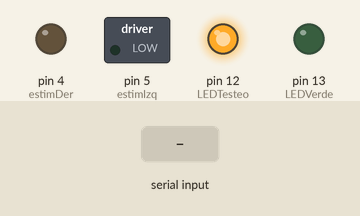
Recording of a sketch running on a simulated Arduino Uno, built with avr-gcc and run on an emulated ATmega328P. On the bench: switched loads named in the sketch (green lamp = pin HIGH), output pins drawn as LEDs (lit = HIGH). The inputs (shaded band) are chosen by the test bench. What the sketch prints to the serial monitor is not drawn.

Above: at 1.2 s.
1.3 s: "1\n" received over Serial
At 2.0 s:
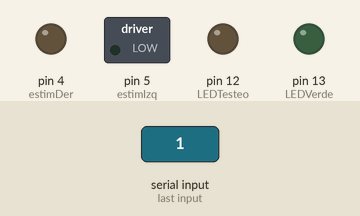
2.8 s: "30,150\n" received over Serial
At 3.3 s:
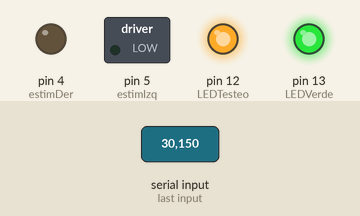
Timing chart, 0 to 5.8 s (numbered marks = the images above; inputs shaded):
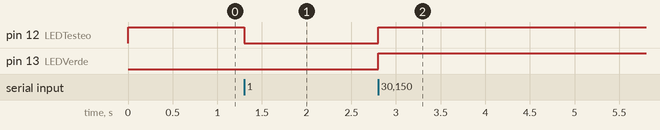

The sketch:

ArduinoM1Firmware.ino
```cpp
/******************************************************************
            VERSIÓN FMR-001 Rev A
******************************************************************/
#include "SoftwareSerial.h"
#include "definiciones.h"
#include "inicializaciones.h"
#include "funciones.h"

/******************************************************************
  Declaración de variables para comunicación
/******************************************************************/

char inBuffDataFromPC = 3;
byte incDataFromPC[3]; //variable para almacenar datos provenientes de la PC
/*
- incDataFromPC[0]: Estado de sesión (RUNNING = 1, STOP = 0)
- incDataFromPC[1]: Estado trial (ON = 1, OFF = 0)
- incDataFromPC[2]: Comando (0=adelante, 1=atras...)
*/
char bufferIndex = 0;
bool sendDataFlag = 0;
bool newMessage = false;

byte robotStatus[3]; //variable para enviar datos a la PC
char robotStatusBuff = 3;

byte outputDataToRobot[4]; //variable para enviar datos al robot
char buffOutDataRobotSize = 4;
char buffOutDataRobotIndex = 0;

byte incDataFromRobot[4]; //variable para recibir datos del robot
char incDataFromRobotSize = 4;
char incDataFromRobotIndex = 0;

/******************************************************************
  Variables para el control de flujo de programa
******************************************************************/
char sessionState = 0; //Sesión sin iniciar
char LEDVerde =13;
char LEDTesteo = 12; //led de testeo

/******************************************************************
  Declaración de variables para control de estímulos
******************************************************************/

int frecTimer = 5000; //en Hz. Frecuencia de interrupción del timer.

//estímulo izquierdo
char estimIzq = 5;
bool estimIzqON = 0;//Esado que define si el LED se apgará o prenderá.
int frecEstimIzq = 11;
int acumEstimIzq = 0;
const int estimIzqMaxValue = (1/float(frecEstimIzq))*frecTimer;

//estímulo derecho
char estimDer = 4;
bool estimDerON = 0;//Esado que define si el LED se apgará o prenderá.
int frecEstimDer = 11;
int acumEstimDer = 0;
const int estimDerMaxValue = (1/float(frecEstimDer))*frecTimer;

/*Implementar lo siguiente
//estímulo adelante
//estímulo atrás
*/

char stimuli = ON; //variable golbal para control de estímulos
int acumuladorStimuliON = 0;
int trialNumber = 1;

/******************************************************************
  Variables control de movimiento
******************************************************************/

char movimiento = 0; //Robot en STOP
char backMensaje = 0;
/******************************************************************
  Bluetooth
******************************************************************/
SoftwareSerial BT(11,10); //(RX||TX)

//FUNCION SETUP
void setup()
{
  noInterrupts();//Deshabilito todas las interrupciones
  pinMode(estimIzq,OUTPUT);
  pinMode(estimDer,OUTPUT);
  pinMode(LEDVerde,OUTPUT);
  pinMode(LEDTesteo,OUTPUT);
  iniTimer0(frecTimer); //inicio timer 0
  Serial.begin(19200); //iniciamos comunicación serie
  BT.begin(9600);//iniciamos comunicación Bluetooth
  delay(1000);
  interrupts();//Habilito las interrupciones
}

void loop(){}

void serialEvent()
{
if (Serial.available() > 0)
  {
    char val = (Serial.read()) - '0';
    checkSerialMessage(val); //chequeamos mensaje entrante
    for(int index = 0; index < robotStatusBuff; index++) //enviamos estado
      {
        Serial.write(robotStatus[index]);
      }
      Serial.write("\n");
  }
};

ISR(TIMER0_COMPA_vect)//Rutina interrupción Timer0.
{
  if(sessionState == SESSION_RUNNING) stimuliControl(); //Si la sesión comenzó, empezamos a generar los estímulos
  else
  {
    //apago estímulos
    digitalWrite(estimIzq,0);
    digitalWrite(estimDer,0);
    digitalWrite(LEDTesteo,1);
  }
//
//  if(BT.available()) //Si tenemos un mensaje por bluetooth lo leemos
//  {
//    backMensaje = BT.read();
//    checkBTMessage(backMensaje);
//  }
};

void stimuliControl()
{
  acumuladorStimuliON++;
  switch(stimuli)
  {
    case ON:
    //control estímulo izquierda
      if (++acumEstimIzq >= estimIzqMaxValue)
      {
        estimIzqON = !estimIzqON;
        if ((backMensaje&0b00100000) == 0b00100000) digitalWrite(estimIzq,0);
        acumEstimIzq = 0;
      }

    //control estímulo derecho
      if (++acumEstimDer >= estimDerMaxValue)
      {
        estimDerON = !estimDerON;
        digitalWrite(estimDer,estimDerON);
        acumEstimDer = 0;
      }
      break;

    case OFF:
      {
        //Apagamos estímulos y reiniciamos contadores
        digitalWrite(estimIzq,0);
        acumEstimIzq = 0;
        digitalWrite(estimDer,0);
        acumEstimDer = 0;
        trialNumber++; //Sumamos un nuevo trial
        acumuladorStimuliON = 0; //reiniciamos acumulador para temporizar cada trial
        acumEstimIzq = 0;
        acumEstimDer = 0;
      }
      break;
  }
}

void checkSerialMessage(char val)
{
  incDataFromPC[bufferIndex] = val;
  switch(bufferIndex)
  {
    case 0:
      if (incDataFromPC[bufferIndex] == 1) sessionState = SESSION_RUNNING;
      else sessionState = SESSION_STOP;
      digitalWrite(LEDTesteo,0);
      //else sessionState = STOP;
      break;
    case 1:
      if (incDataFromPC[bufferIndex] == 1) stimuli = ON;
      else stimuli = OFF;
      //else sessionState = STOP;
      break;

    case 2: //indica hacia donde se debe mover el vehículo
      byte comando = incDataFromPC[bufferIndex];
      if(comando == 3) digitalWrite(LEDVerde,1);
       //Es mejor hacer sendCommand(incDataFromPC[bufferIndex])
      break;
  }
  bufferIndex++;
  if (bufferIndex >= inBuffDataFromPC) //hemos recibido todos los bytes desde la PC
  {
    sendMensajeBT();
    bufferIndex = 0;
  }
};

//void checkBTMessage(char val)
//{
//}


/*
Función: sendMensajeBT()
- Se usa para enviar un comando al vehículo robótico a través de Bluetooth
*/
void sendMensajeBT()
{
    /*
    i) mensaje = (0b00000001)|(0b00000000<<1)|(0b00000100<<2)
    ii) mensaje = (0b00000001)|(0b00000000)|(0b00100000)
    iii) mensaje = 0b00100001
    */

    byte mensaje = (incDataFromPC[0])|(incDataFromPC[1]<<1)|(incDataFromPC[2]<<2);//Armamos el byte
    BT.write(mensaje); //enviamos byte por bluetooth

}
```

definiciones.h
```cpp
//Definiciones


#define  ON         1
#define  OFF        0

#define  SESSION_RUNNING    1
#define  SESSION_STOP       0

#define   OBSTACULO_DETECTADO  '1' //79
#define   SIN_OBSTACULO  '0' //83

#define   FORWARD_INDEX   0
#define   LEFT_INDEX      1
#define   RIGHT_INDEX     2
#define   BEHIND_INDEX        3

#define   STOP            0
#define   ADELANTE        1
#define   DERECHA         2
#define   ATRAS           3
#define   IZQUIERDA       4
```

funciones.h
```cpp
void sendData(unsigned char dato);
void sendString(unsigned char &string, char bufferSize);
void checkMessage(unsigned char *data, char DataLen);

void sendData( unsigned char data)
  {
    /* Wait for empty transmit buffer */
    UCSR0B |= (1<<TXEN0)|(1<<UDRIE0);

    while ((UCSR0A & (1 << UDRE0)) == 0) {};
    /* Put data into buffer, sends the data */
    UDR0 = data;
  }

void sendString(unsigned char *stringData, char bufferSize)
  {
    char bufferIndex = 0;

    while (bufferIndex < bufferSize)
    {
      /* Wait for empty transmit buffer */
      sendData(*stringData);
      stringData++;
      //sendData(stringData[bufferIndex]);
      bufferIndex++;
    }
  }

void checkMessage(unsigned char *data, char DataLen)
{
  char index = 0;
  while (index < DataLen)
  {

  }
}
```

inicializaciones.h
```cpp
/*
* usart.c
*
* Created : 15-08-2020 09:34:44 PM
* Author  : Arnab Kumar Das
* Website : www.ArnabKumarDas.com
*/

#define F_CPU 16000000UL // Defining the CPU Frequency

#define FREC_INTERRUPT  5000 //en Hz
#define PRE_SCALER      64UL

#include <avr/io.h>      // Contains all the I/O Register Macros
#include <util/delay.h>  // Generates a Blocking Delay
#include <avr/interrupt.h> // Contains all interrupt vectors

#define USART_BAUDRATE 19200 // Desired Baud Rate
#define BAUD_PRESCALER (((F_CPU / (USART_BAUDRATE * 16UL))) - 1)

#define ASYNCHRONOUS (0<<UMSEL00) // USART Mode Selection

#define DISABLED    (0<<UPM00)
#define EVEN_PARITY (2<<UPM00)
#define ODD_PARITY  (3<<UPM00)
#define PARITY_MODE  DISABLED // USART Parity Bit Selection

#define ONE_BIT (0<<USBS0)
#define TWO_BIT (1<<USBS0)
#define STOP_BIT ONE_BIT      // USART Stop Bit Selection

#define FIVE_BIT  (0<<UCSZ00)
#define SIX_BIT   (1<<UCSZ00)
#define SEVEN_BIT (2<<UCSZ00)
#define EIGHT_BIT (3<<UCSZ00)
#define DATA_BIT   EIGHT_BIT  // USART Data Bit Selection

#define RX_COMPLETE_INTERRUPT         (1<<RXCIE0)
#define DATA_REGISTER_EMPTY_INTERRUPT (1<<UDRIE0)

void iniTimer0(int frecTimer);
void iniTimer2();
void iniUART();

void iniTimer0(int frecTimer)
{
//Seteamos el Timer0 para que trabaje a 5000Hz = 0.2ms
  TCCR0A = 0;// pongo a cero el registro de control del timer1
  TCCR0B = 0;// Lo mismo para el TCCR0B
  TCNT0  = 0;//initialize counter value to 0

  // turn on CTC mode
  TCCR0A |= (1 << WGM01);//Ponemos un 1 en el Bit WGM01 del registro TCCR0A - Modo CTC (ver página 107)
  // Seteamos el PreScaler en 64 (ver página 109 de la hoja de datos)
  TCCR0B |= (0 << CS02) | (1 << CS01) | (1 << CS00);
  int preScaler = 64UL;
  // Cargamos el comparador del Timer0 para que nos de una interrupción aproximadamente de 0.1ms
  unsigned char comparador = ((F_CPU/(PRE_SCALER*frecTimer)) - 1);
  OCR0A = comparador;
  //OCR0A = 49;// = (16MHz/(preScaler*frecuencia de Interrupción))-1

  //Habilito la interrupción (ver pagina 110 de hoja de datos)
  TIMSK0 |= (1 << OCIE0A);
  }

void iniTimer2()
{
  TCCR2A = 0;// pongo a cero el registro de control del timer2 (pagina 155)
  TCCR2B = 0;// idem para TCCR2B
  TCNT2  = 0;//valor inicial del contador en 0
  //seteamos el timer2 para interrupción cada 1ms, que es el máximo tiempo que podemos alcanzar
  OCR2A = 249; // = (16MHz/(preScaler*frecuencia de Interrupción))-1
  //Modo Contador (Clear Timer on Compare Match (CTC))
  TCCR2A |= (1 << WGM21);
  // Seteo el preescaler en 64
  TCCR2B |= (1 << CS22) | (0 << CS21) | (0 << CS20);
  // Habilito la comparación
  TIMSK2 |= (1 << OCIE2A);	//ver pagina 160
}

void iniUART()
{
  UBRR0 = BAUD_PRESCALER; // baud rate of 9600bps
  UCSR0C |= (0 << UMSEL01) | (0 << UMSEL00) | (1 << UPM01) | (0 << UPM00) | (0 << USBS0) | (1 << UCSZ02) | (1 << UCSZ01) | (1 << UCSZ00); //8 bits de dato (ver página 197 de la hoja de datos)
  UCSR0B |= (1 << RXEN0) | (1 << TXEN0) | (1 << RXCIE0); //se habilitan interrupciones para la transmisión y la recepción
}
```

Measured:
- after the input at 1.3 s, pin 12 (LEDTesteo): HIGH → LOW at once
- after the input at 2.8 s, pin 12 (LEDTesteo), pin 13 (LEDVerde): LOW → HIGH at once
